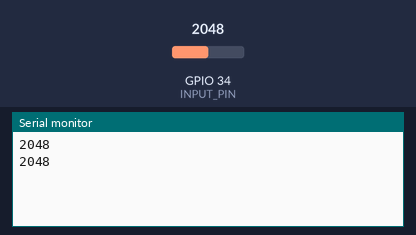
The sketch below on a simulated ESP32. Shown: the last lines printed to the serial monitor. The inputs (shaded band) are chosen by the test bench; at power-on: GPIO 34 (INPUT_PIN) = 2048.

Above: at 2.2 s.
2.3 s: GPIO 34 (INPUT_PIN) set to 2866
At 3.6 s:
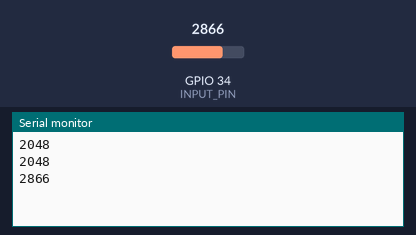
3.8 s: GPIO 34 (INPUT_PIN) set to 3603
At 4.4 s:
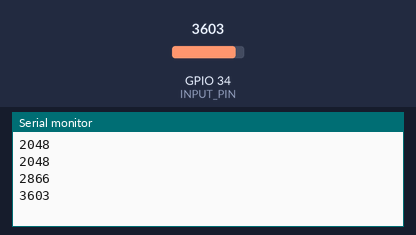
Timing chart, 0 to 6.8 s (numbered marks = the images above; inputs shaded):
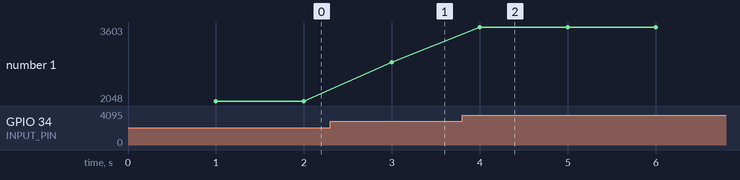

The sketch:

analog_input.ino
```cpp
const int INPUT_PIN = 34;
int analog_value = 0;

void setup() {
  Serial.begin(9600);
  delay(1000);
}

void loop() {
  analog_value = analogRead(INPUT_PIN);
  Serial.println(analog_value);
  delay(1000);
}
```

Measured:
- after the input at 2.3 s, the serial monitor: prints a new line after 0.70 s (image 1)
- after the input at 3.8 s, the serial monitor: prints a new line after 0.20 s (image 2)
- plotted number 1: 2048 → 2866 after the input at 2.3 s, 2866 → 3603 after the input at 3.8 s
